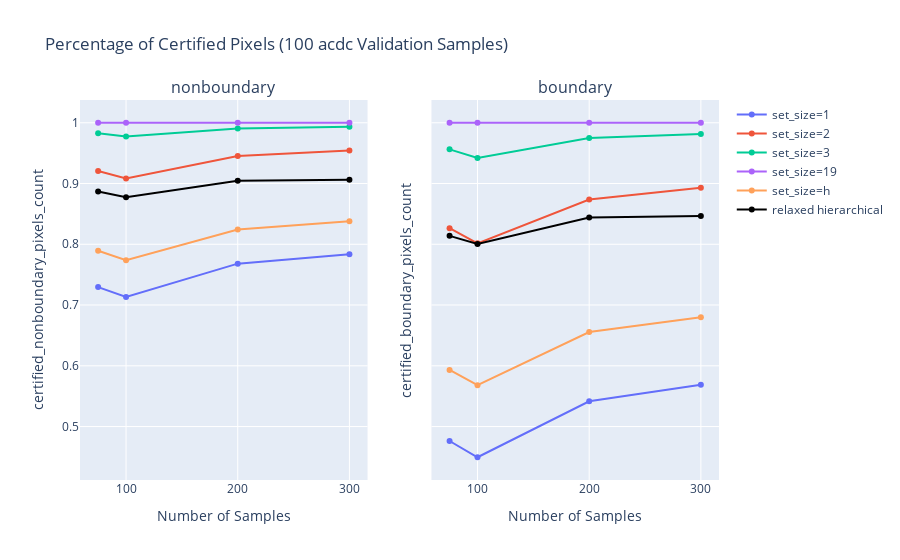

Notebook code for this chart:
### Code cell
options = ['certified_nonboundary_pixels_count', 'certified_boundary_pixels_count']
denom = ['num_nonboundary_pixels', 'num_boundary_pixels']
types_ = ['nonboundary', 'boundary']

i = 1
fig = make_subplots(rows=1, cols=2, subplot_titles=types_, shared_yaxes=True)
show_legend = True
for o_i, option in enumerate(options):
    k_n = {}
    x = []
    y_h = []
    for n, n_d in graph_dict.items():
        for k, v in n_d.items():
            if k not in k_n:
                k_n[k] = []
            k_n[k].append(graph_dict[n][k][option]/graph_dict[n][k][denom[o_i]])
        x.append(n)
        y_h.append(graph_dict_h[n][option]/graph_dict_h[n][denom[o_i]])
    for j, k in enumerate(k_n.keys()):
        fig.add_scatter(x=list(reversed(x)), y=list(reversed(k_n[k])), name=f'set_size={k}', row=1, col=i, showlegend=show_legend, line_color=colors[j])
        fig.update_xaxes(row=1, col=i, title_text='Number of Samples', )
        fig.update_yaxes(row=1, col=i, title_text= f'{option}' )
    fig.add_scatter(x=list(reversed(x)), y=list(reversed(y_h)), name=f'relaxed hierarchical', row=1, col=i, showlegend=show_legend, line_color='black')

    show_legend = not show_legend
    i+=1

fig.update_layout(
    title=f'Percentage of Certified Pixels ({len(stats.keys())} {dataset} Validation Samples)',
)
fig.update_traces(overwrite=True)
fig.show()

### Figure 1 — Plotly figure (JSON) as saved in the notebook; plotly's stock layout.template omitted (floating-point values rounded to 4 significant figures)
{"data": [{"line": {"color": "#636EFA"}, "name": "set_size=1", "showlegend": true, "type": "scatter", "x": [75, 100, 200, 300], "xaxis": "x", "y": [0.7295, 0.7132, 0.7681, 0.7837], "yaxis": "y"}, {"line": {"color": "#EF553B"}, "name": "set_size=2", "showlegend": true, "type": "scatter", "x": [75, 100, 200, 300], "xaxis": "x", "y": [0.9205, 0.9083, 0.9451, 0.9544], "yaxis": "y"}, {"line": {"color": "#00CC96"}, "name": "set_size=3", "showlegend": true, "type": "scatter", "x": [75, 100, 200, 300], "xaxis": "x", "y": [0.9827, 0.9774, 0.9907, 0.9935], "yaxis": "y"}, {"line": {"color": "#AB63FA"}, "name": "set_size=19", "showlegend": true, "type": "scatter", "x": [75, 100, 200, 300], "xaxis": "x", "y": [1, 1, 1, 1], "yaxis": "y"}, {"line": {"color": "#FFA15A"}, "name": "set_size=h", "showlegend": true, "type": "scatter", "x": [75, 100, 200, 300], "xaxis": "x", "y": [0.7892, 0.7738, 0.8242, 0.8379], "yaxis": "y"}, {"line": {"color": "black"}, "name": "relaxed hierarchical", "showlegend": true, "type": "scatter", "x": [75, 100, 200, 300], "xaxis": "x", "y": [0.887, 0.8775, 0.9046, 0.9061], "yaxis": "y"}, {"line": {"color": "#636EFA"}, "name": "set_size=1", "showlegend": false, "type": "scatter", "x": [75, 100, 200, 300], "xaxis": "x2", "y": [0.4762, 0.4495, 0.5416, 0.5688], "yaxis": "y2"}, {"line": {"color": "#EF553B"}, "name": "set_size=2", "showlegend": false, "type": "scatter", "x": [75, 100, 200, 300], "xaxis": "x2", "y": [0.8265, 0.8016, 0.8735, 0.893], "yaxis": "y2"}, {"line": {"color": "#00CC96"}, "name": "set_size=3", "showlegend": false, "type": "scatter", "x": [75, 100, 200, 300], "xaxis": "x2", "y": [0.9562, 0.942, 0.9747, 0.9814], "yaxis": "y2"}, {"line": {"color": "#AB63FA"}, "name": "set_size=19", "showlegend": false, "type": "scatter", "x": [75, 100, 200, 300], "xaxis": "x2", "y": [1, 1, 1, 1], "yaxis": "y2"}, {"line": {"color": "#FFA15A"}, "name": "set_size=h", "showlegend": false, "type": "scatter", "x": [75, 100, 200, 300], "xaxis": "x2", "y": [0.5931, 0.5681, 0.6555, 0.6801], "yaxis": "y2"}, {"line": {"color": "black"}, "name": "relaxed hierarchical", "showlegend": false, "type": "scatter", "x": [75, 100, 200, 300], "xaxis": "x2", "y": [0.8139, 0.8005, 0.8442, 0.8465], "yaxis": "y2"}], "layout": {"annotations": [{"font": {"size": 16}, "showarrow": false, "text": "nonboundary", "x": 0.225, "xanchor": "center", "xref": "paper", "y": 1, "yanchor": "bottom", "yref": "paper"}, {"font": {"size": 16}, "showarrow": false, "text": "boundary", "x": 0.775, "xanchor": "center", "xref": "paper", "y": 1, "yanchor": "bottom", "yref": "paper"}], "title": {"text": "Percentage of Certified Pixels (100 acdc Validation Samples)"}, "xaxis": {"anchor": "y", "domain": [0, 0.45], "title": {"text": "Number of Samples"}}, "xaxis2": {"anchor": "y2", "domain": [0.55, 1], "title": {"text": "Number of Samples"}}, "yaxis": {"anchor": "x", "domain": [0, 1], "title": {"text": "certified_nonboundary_pixels_count"}}, "yaxis2": {"anchor": "x2", "domain": [0, 1], "matches": "y", "showticklabels": false, "title": {"text": "certified_boundary_pixels_count"}}}}
